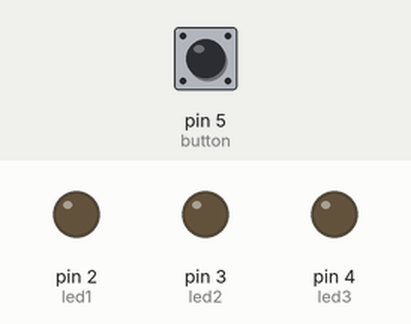
Recording of a sketch running on a simulated Arduino Uno, built with avr-gcc and run on an emulated ATmega328P. On the bench: output pins drawn as LEDs (lit = HIGH). Inputs (shaded band) come from the test bench; at power-on: pin 5 (button) LOW. Random numbers use the default seed unless the sketch sets one; what the sketch prints to the serial monitor is not drawn.

Above: at 1.2 s.
1.3 s: pin 5 (button) pulled HIGH for 0.15 s
At 2.4 s:
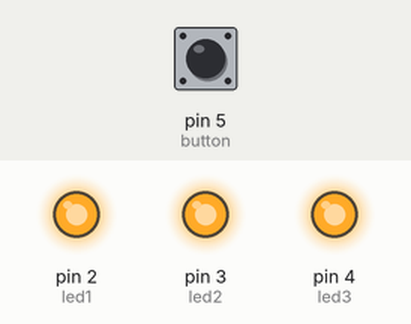
2.9 s: pin 5 (button) pulled HIGH for 1 s
At 3.6 s:
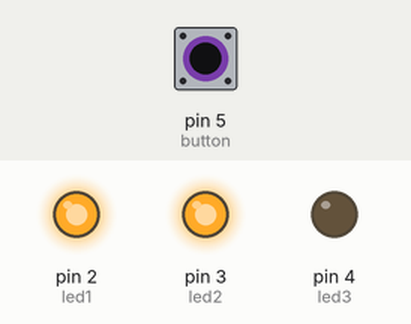
5.4 s: pin 5 (button) pulled HIGH for 3.2 s
At 6.7 s:
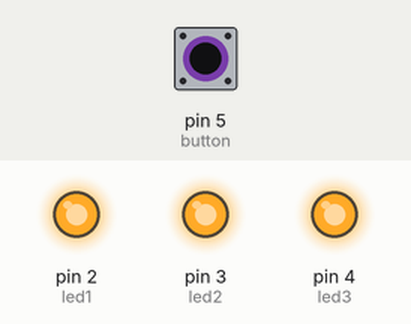
10.1 s: pin 5 (button) pulsed HIGH 5 times (0.12 s each, 0.3 s apart)
At 11.1 s:
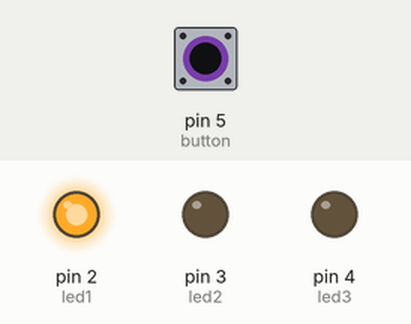
Timing chart, 0 to 13.1 s (numbered marks = the images above; inputs shaded):
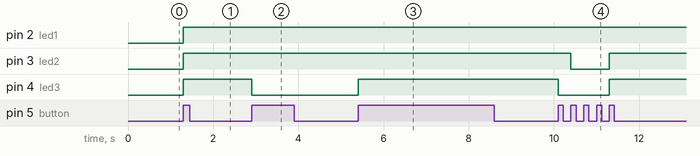

Measured:
- after the input at 1.3 s, pin 2 (led1), pin 3 (led2), pin 4 (led3): LOW → HIGH at once
- after the input at 2.9 s, pin 4 (led3): HIGH → LOW at once
- after the input at 5.4 s, pin 4 (led3): LOW → HIGH at once
- after the input at 10.1 s, pin 3 (led2): HIGH → LOW after 0.30 s, → HIGH 0.90 s later; pin 4 (led3): HIGH → LOW at once, → HIGH 1.2 s later

The sketch:

Ejercicio2.1.ino
```cpp
int led1 = 2;
int led2 = 3;
int led3 = 4;
int button = 5;
int buttonState= 0;
int randomx = 0;
int pinForRandom = A0;
int pushed = 0;

/**
 * (Abrir2.1) Actividad 2.1: Abrir puerta (0,15 puntos)
 *********************************************************
 * GRUPO 5:
 *    -Martín Cancio Barrera  UO287561
 *    -Olga Alonso Grela      UO288066
 *    -Pablo Pérez Saavedra   UO288816
 *********************************************************
 */

void setup() {
  Serial.begin(9600);
  Serial.println("Setup");

  pinMode(led1, OUTPUT);
  pinMode(led2, OUTPUT);
  pinMode(led3, OUTPUT);

  pinMode(button, INPUT);

  randomSeed(analogRead(pinForRandom));
}

void loop() {
  int read = digitalRead(button);

  if(read == HIGH && pushed == 0){
    pushed = 1;
    randomx = random(1,4);
    Serial.print(randomx);

    switch(randomx){
      case 1:
        digitalWrite(led1, HIGH);
        digitalWrite(led2, LOW);
        digitalWrite(led3, LOW);
        break;
      case 2:
        digitalWrite(led1, HIGH);
        digitalWrite(led2, HIGH);
        digitalWrite(led3, LOW);
        break;
      case 3:
        digitalWrite(led1, HIGH);
        digitalWrite(led2, HIGH);
        digitalWrite(led3, HIGH);
        break;
    }
  }else if(read == LOW && pushed == 1){
    pushed = 0;
  }
}
```
